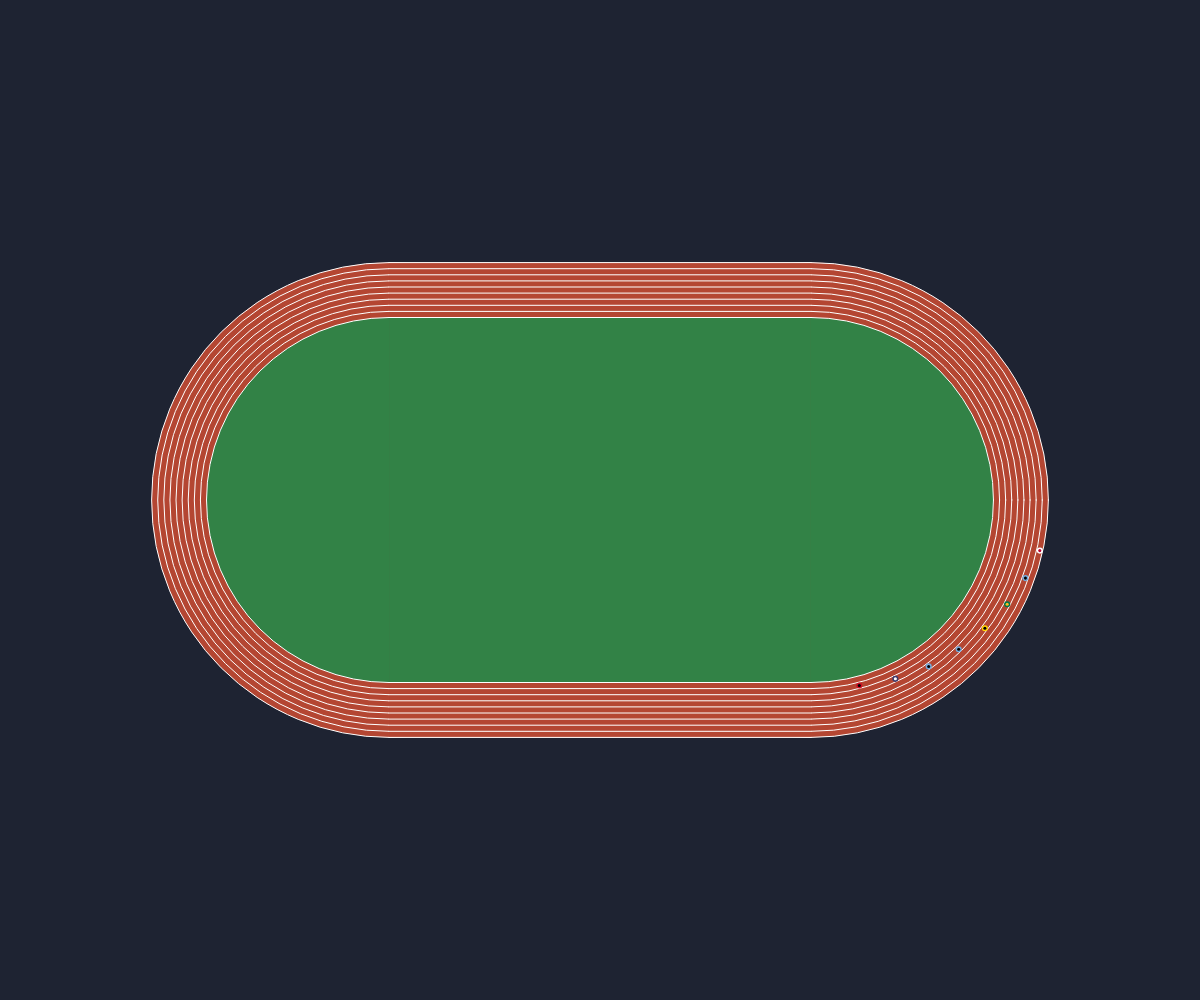
Frame 1 (no input)
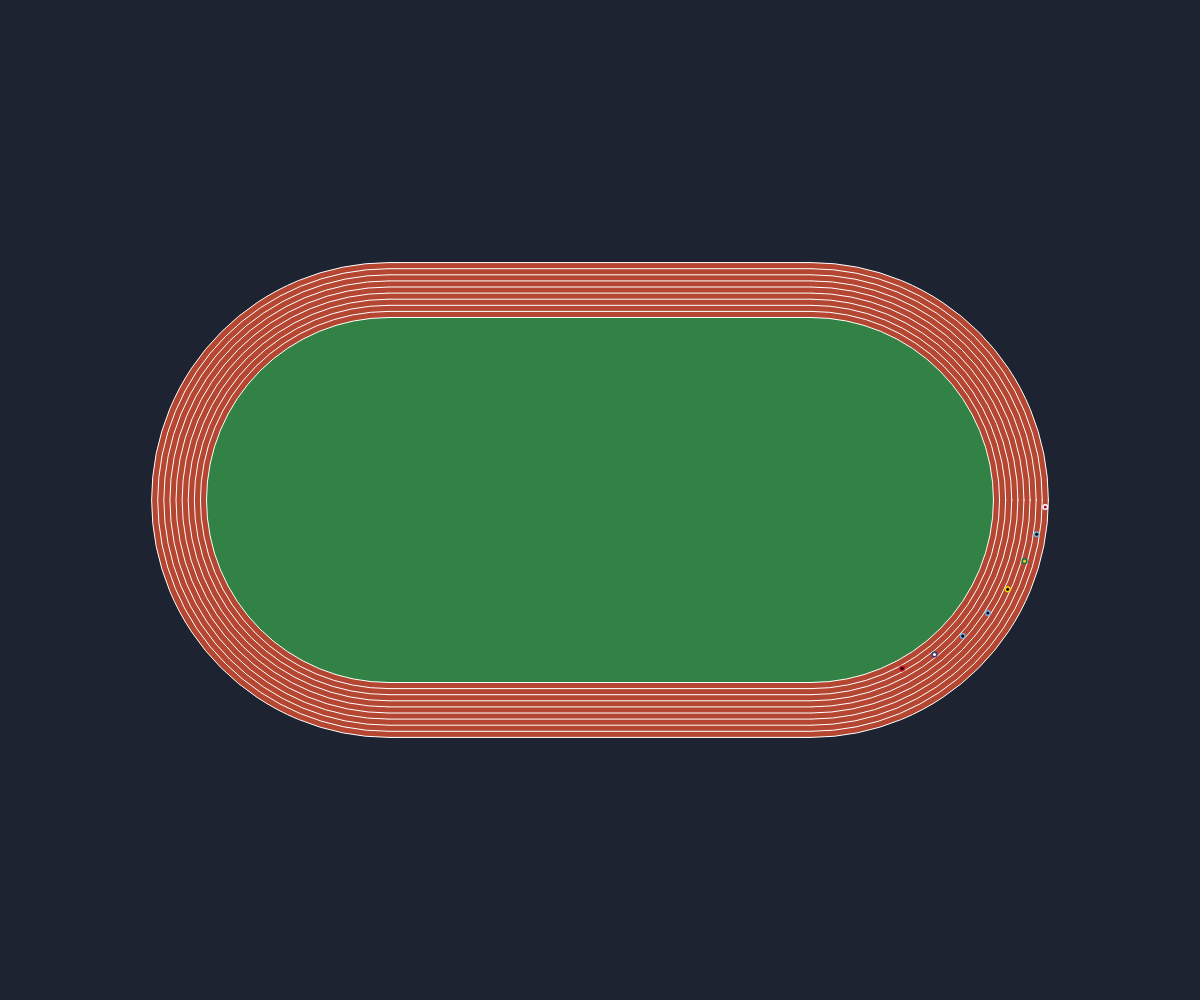
Frame 60 (no input)
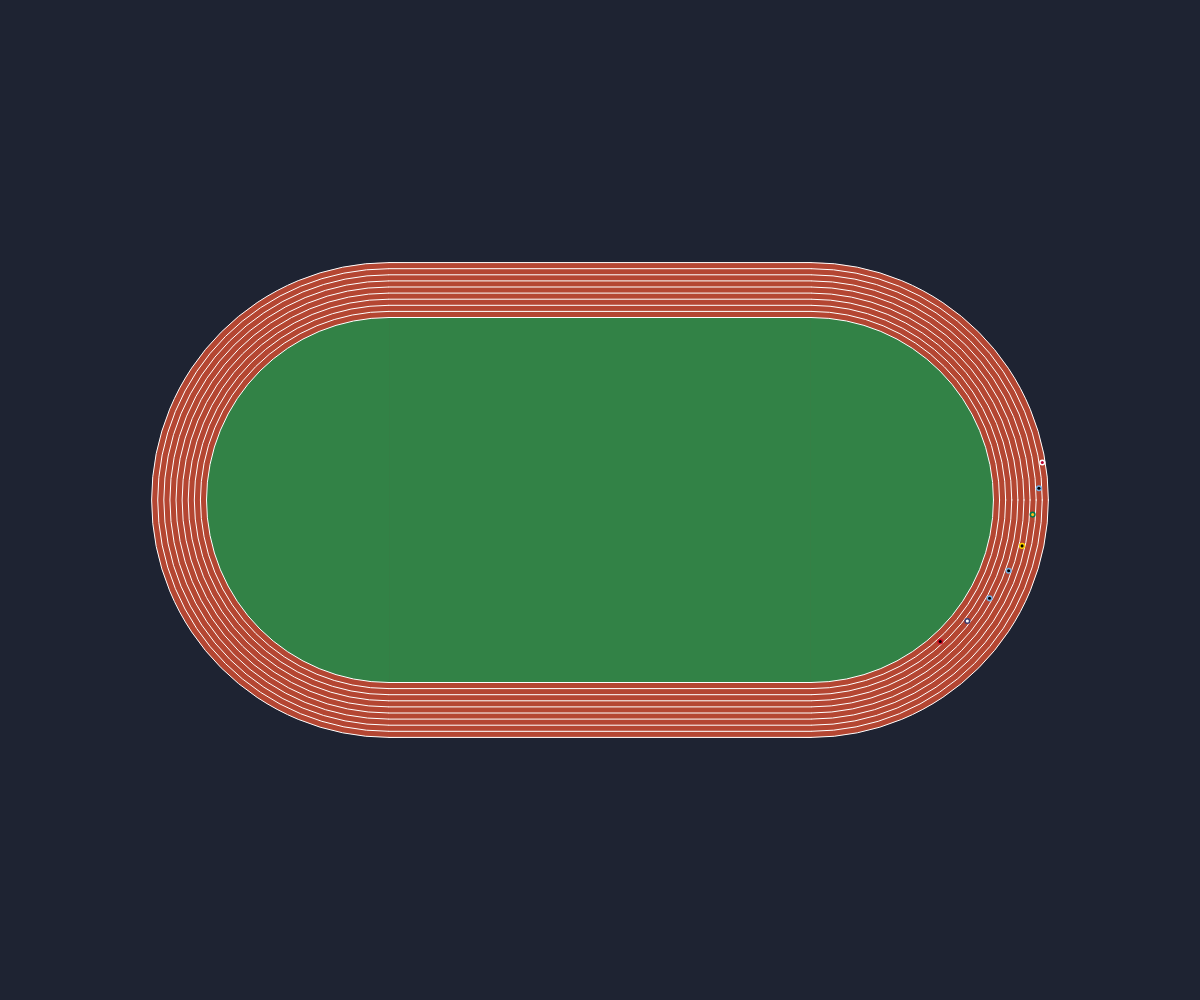
Frame 120 (the mouse pressed at the canvas centre since frame 60)

The p5.js sketch that drew these frames (run headless with seeded random() and noise() and a simulated clock; from frame 60 on, the mouse is pressed at the canvas centre):

// p5.js sketch
// ── sketch.js
let cx;
let cy;
const straight = 84.39 * 5;//直線の長さ
const innerR = 36.5 * 5;//曲走路内側の半径
const laneW = 1.22 * 5;//レーンの幅
const lane = 9;//レーン数
const laneTW = laneW * lane;//9レーンの幅
const outerR = innerR + laneTW;//曲走路外側の半径
const athlete = [
  { lane: 2, name: "RICHARDS", country: "TTO", r: 206, g: 17, b: 38, r2: 0, g2: 0, b2: 0, lap: [10.66, 10.05, 10.96, 12.05], d: 0 },
  { lane: 3, name: "PATTERSON", country: "USA", r: 60, g: 59, b: 110, r2: 255, g2: 255, b2: 255, lap: [10.64, 9.96, 11.14, 12.96], d: 0 },
  { lane: 4, name: "EPPIE", country: "BOT", r: 117, g: 170, b: 219, r2: 0, g2: 0, b2: 0, lap: [10.77, 10.29, 11.08, 12.63], d: 0 },
  { lane: 5, name: "KEBINATSHIPI", country: "BOT", r: 117, g: 170, b: 219, r2: 0, g2: 0, b2: 0, lap: [10.57, 9.99, 10.77, 12.20], d: 0 },
  { lane: 6, name: "McDONALD", country: "JAM", r: 254, g: 209, b: 0, r2: 0, g2: 0, b2: 0, lap: [10.90, 9.91, 10.84, 12.63], d: 0 },
  { lane: 7, name: "NENE", country: "RSA", r: 0, g: 119, b: 73, r2: 255, g2: 184, b2: 28, lap: [10.57, 10.12, 10.90, 12.96], d: 0 },
  { lane: 8, name: "NDORI", country: "BOT", r: 117, g: 170, b: 219, r2: 0, g2: 0, b2: 0, lap: [10.84, 10.21, 10.86, 12.29], d: 0 },
  { lane: 9, name: "NAKAJIMA", country: "JPN", r: 255, g: 255, b: 255, r2: 188, g2: 0, b2: 45, lap: [11.19, 10.49, 10.99, 11.95], d: 0 }
];//[レーン、名前、国、国旗の色、国旗の色２、100mごとのラップタイム、走った道のり]

function setup() {
  createCanvas(windowWidth, windowHeight);
  cx = width / 2;
  cy = height / 2;
}

function drawtrack(){
  background(30, 35, 50);
  noStroke();
 //トラックをえんじ色で
  fill(180, 70, 50);
  rect(cx - straight / 2, cy - outerR, straight, outerR * 2);
  ellipse(cx - straight / 2, cy, outerR * 2);
  ellipse(cx + straight / 2, cy, outerR * 2);


  //真ん中の芝生を
  fill(50, 130, 70);
  rect(cx - straight / 2, cy - innerR, straight, innerR * 2);
  ellipse(cx - straight / 2, cy, innerR * 2);
  ellipse(cx + straight / 2, cy, innerR * 2);

  //曲走路の白線を引く
  noFill();
  stroke(255);
  strokeWeight(1);
  for (let i = 0; i <= lane; i++) {
    ellipse(cx - straight / 2, cy, innerR * 2 + i * laneW * 2);
    ellipse(cx + straight / 2, cy, innerR * 2 + i * laneW * 2);
  }
  //直線部分を塗りつぶして、円を隠す
  noStroke();
  fill(180, 70, 50);
  rect(cx - straight / 2, cy - outerR, straight, outerR * 2);
  fill(50, 130, 70);
  rect(cx - straight / 2, cy - innerR, straight, innerR * 2);

  //上下の白線
  stroke(255);
  for (let i = 0; i <= lane; i++) {
    line(cx - straight / 2, cy - innerR - i * laneW, cx + straight / 2, cy - innerR - i * laneW);
    line(cx - straight / 2, cy + innerR + i * laneW, cx + straight / 2, cy + innerR + i * laneW);
  }
}
function draw() {
drawtrack();
  for (let i = 0; i < athlete.length; i++) {
    //進んだ距離から今いる区間を判別して速度を変える
    let k
    if (athlete[i].d < 100) {
      k = 0
    } else if (athlete[i].d < 200) {
      k = 1
    } else if (athlete[i].d < 300) {
      k = 2
    } else if (athlete[i].d <= 400) {
      k = 3
    }
    const speed = 100 / athlete[i].lap[k];
    athlete[i].d += speed / 60;
    if (athlete[i].d > 400) {
      athlete[i].d = 400;    
    }
    const n = athlete[i].lane;//選手のレーン
    const r = innerR + laneW * (n - 0.5);//選手が位置する場所、レーンの真ん中の半径
    const a = straight * 2 + TWO_PI * r - 400 * 5 + athlete[i].d * 5;  //進んだ距離
    const half = TWO_PI * r / 2;       // 半円1つ分の長さ
    const left = cx - straight / 2;    // 左の半円の中心x
    const right = cx + straight / 2;   // 右の半円の中心x
    let x;
    let y;

    if (a < half) {
      const angle = a / r;
      x = right + r * sin(angle);
      y = cy + r * cos(angle);
    } else if (a < half + straight) {
      const s = a - half;
      x = right - s;
      y = cy - r;
    } else if (a < half * 2 + straight) {
      const angle = (a - half - straight) / r;
      x = left - r * sin(angle);
      y = cy - r * cos(angle);
    } else {
      const s = a - half * 2 - straight;//区間に入ってから進んだ距離
      x = left + s;
      y = cy + r;
    }
    //簡易版の国旗を描く
    noStroke();
    fill(athlete[i].r, athlete[i].g, athlete[i].b)
    ellipse(x, y, laneW)
    fill(athlete[i].r2, athlete[i].g2, athlete[i].b2)
    ellipse(x, y, laneW * 0.5)
  }
}
